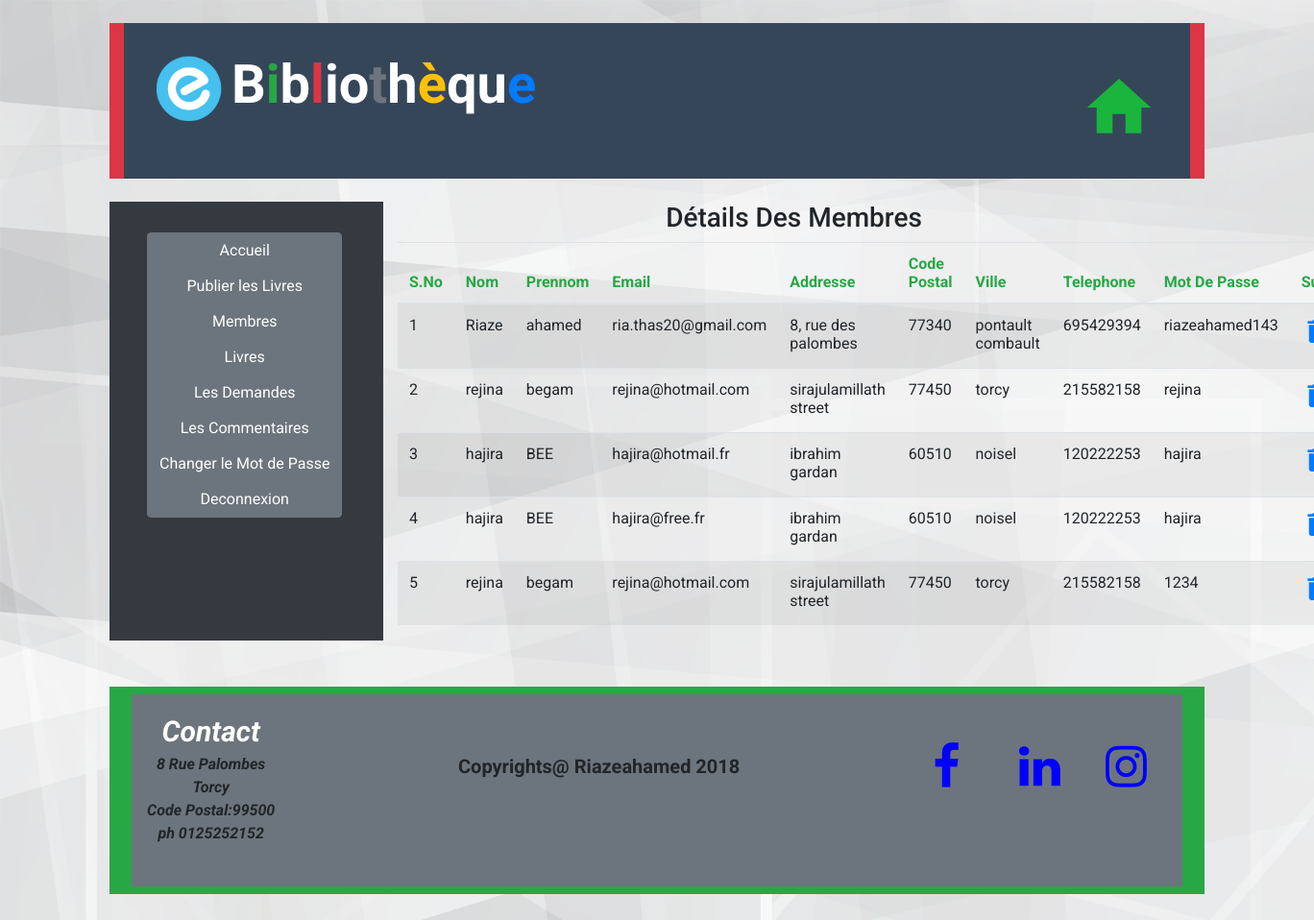
The page /view_membres.php (signed in) on the database its author committed.
### tables this page shows
CREATE TABLE `membres` (
  `MID` int(11) NOT NULL,
  `NOM` varchar(150) NOT NULL,
  `PRENOM` varchar(150) NOT NULL,
  `EMAIL` varchar(150) NOT NULL,
  `ADDRESSE` varchar(150) NOT NULL,
  `CODEPOSTAL` int(150) NOT NULL,
  `VILLE` varchar(150) NOT NULL,
  `TELEPHONE` int(150) NOT NULL,
  `PASS` varchar(150) NOT NULL
);

### view_membres.php (the view, shortened to what this page needs)
<?php
include "data_base.php";
?>
<html>
<head>
		<link rel="stylesheet" href="https://maxcdn.bootstrapcdn.com/bootstrap/4.0.0/css/bootstrap.min.css" >
		<link rel="stylesheet" href="https://cdnjs.cloudflare.com/ajax/libs/font-awesome/4.7.0/css/font-awesome.min.css">
		<link rel="stylesheet" type="text/css" href="css/custom.css">
</head>
 	<body>
				<?php include "header.php";?>
		<div class="container">
			<div class="row">
	   			<div class="col-lg-3 bg-dark ">
	   			 		<?php include "admin_navbar.php";?>
				</div>
				<div class="col-lg-9 col-12">
					<?php
					echo "<h3 class='text-center'>Détails Des Membres</h3>";
					 $sql="SELECT * FROM membres";
					 $res=$db->query($sql);
					 if($res->num_rows>0)
					 {
					 	echo "<table class='table table-striped '>
								  <thead>
								    <tr class='text-success'>
								      <th scope='col'>S.No</th>
								      <th scope='col'>Nom</th>
								      <th scope='col'>Prennom</th>
								      <th scope='col'>Email</th>
								      <th scope='col'>Addresse</th>
								      <th scope='col'>Code Postal</th>
								      <th scope='col'>Ville</th>
								      <th scope='col'>Telephone</th>
								      <th scope='col'>Mot De Passe</th>
								      <th scope='col'>Supprimer</th>
								    </tr>
								  </thead>";
								 $i=0;
								while($row=$res->fetch_assoc())
								{
									$i++;
									echo "<tr>";
									echo "<td>{$i}</td>";
									echo "<td>{$row["NOM"]}</td>";
									echo "<td>{$row["PRENOM"]}</td>";
									echo "<td>{$row["EMAIL"]}</td>";
									echo "<td>{$row["ADDRESSE"]}</td>";
									echo "<td>{$row["CODEPOSTAL"]}</td>";
									echo "<td>{$row["VILLE"]}</td>";
									echo "<td>{$row["TELEPHONE"]}</td>";
									echo "<td>{$row["PASS"]}</td>";
									echo "<td><a href='delete.php?mid={$row["MID"]}'><i class='material-icons' title='supprimer'>delete</i></a></td>";
									echo "</tr>";
								}
						echo " </table>";
					 }
					 else{
					 	echo "<p class='erreur'>0 Membres</p> ";
					 }
					 ?>
				</div>
			</div>
		</div>
					<?php include "footer.php";?>
	</body>
</html>

### css/custom.css (style rules this page uses)
body { font-family: 'Roboto', Verdana, sans-serif; background-image: url('../img/background.png'); height: auto; width: 100%; }
.material-icons { font-size:2rem ; padding-right:10px; padding-bottom: 10px; }

### rows shown on the page
membres: NOM "Riaze", PRENOM "ahamed", EMAIL "ria.thas20@gmail.com", ADDRESSE "8, rue des palombes", CODEPOSTAL "77340", VILLE "pontault combault", TELEPHONE "695429394", PASS "riazeahamed143"
membres: NOM "rejina", PRENOM "begam", EMAIL "rejina@hotmail.com", ADDRESSE "sirajulamillath street", CODEPOSTAL "77450", VILLE "torcy", TELEPHONE "215582158", PASS "rejina"
membres: NOM "hajira", PRENOM "BEE", EMAIL "hajira@hotmail.fr", ADDRESSE "ibrahim gardan", CODEPOSTAL "60510", VILLE "noisel", TELEPHONE "120222253", PASS "hajira"
membres: NOM "hajira", PRENOM "BEE", EMAIL "hajira@free.fr", ADDRESSE "ibrahim gardan", CODEPOSTAL "60510", VILLE "noisel", TELEPHONE "120222253", PASS "hajira"
membres: NOM "rejina", PRENOM "begam", EMAIL "rejina@hotmail.com", ADDRESSE "sirajulamillath street", CODEPOSTAL "77450", VILLE "torcy", TELEPHONE "215582158", PASS "1234"
